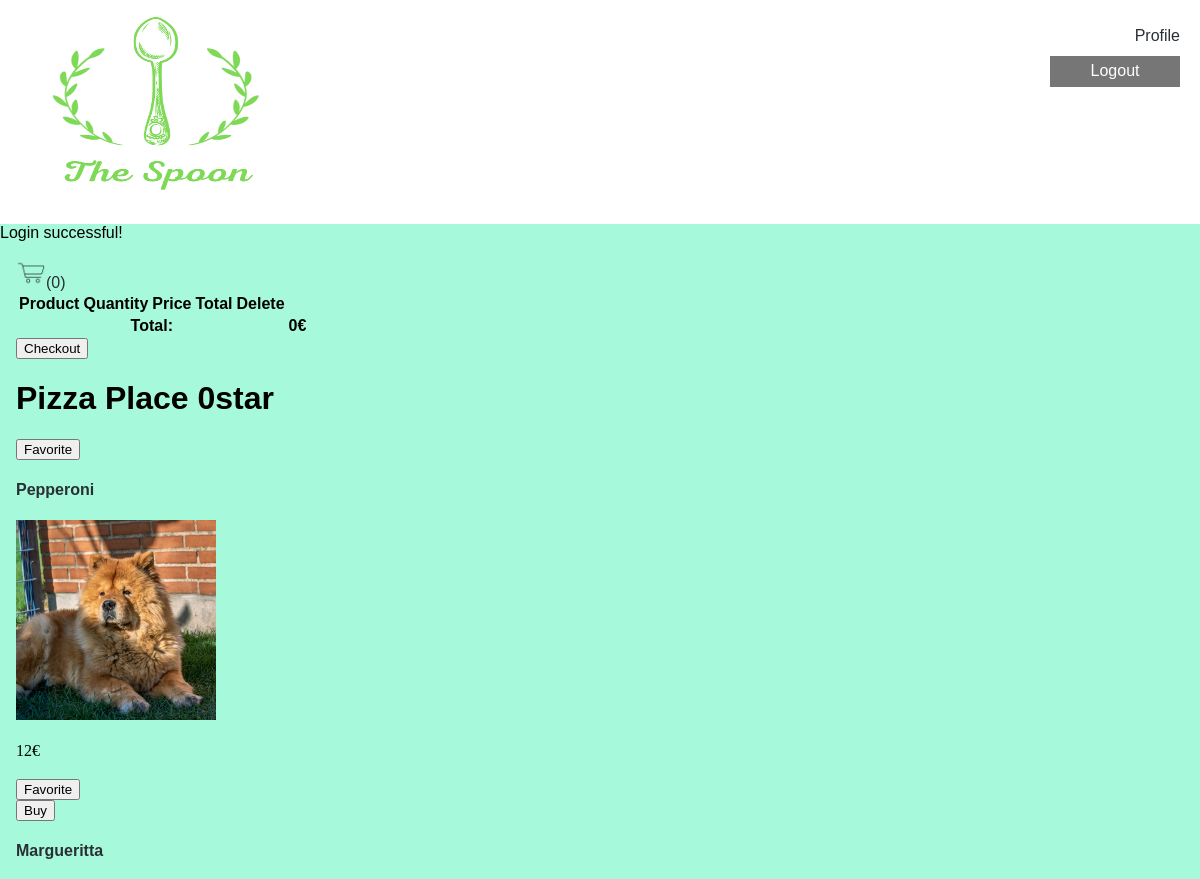
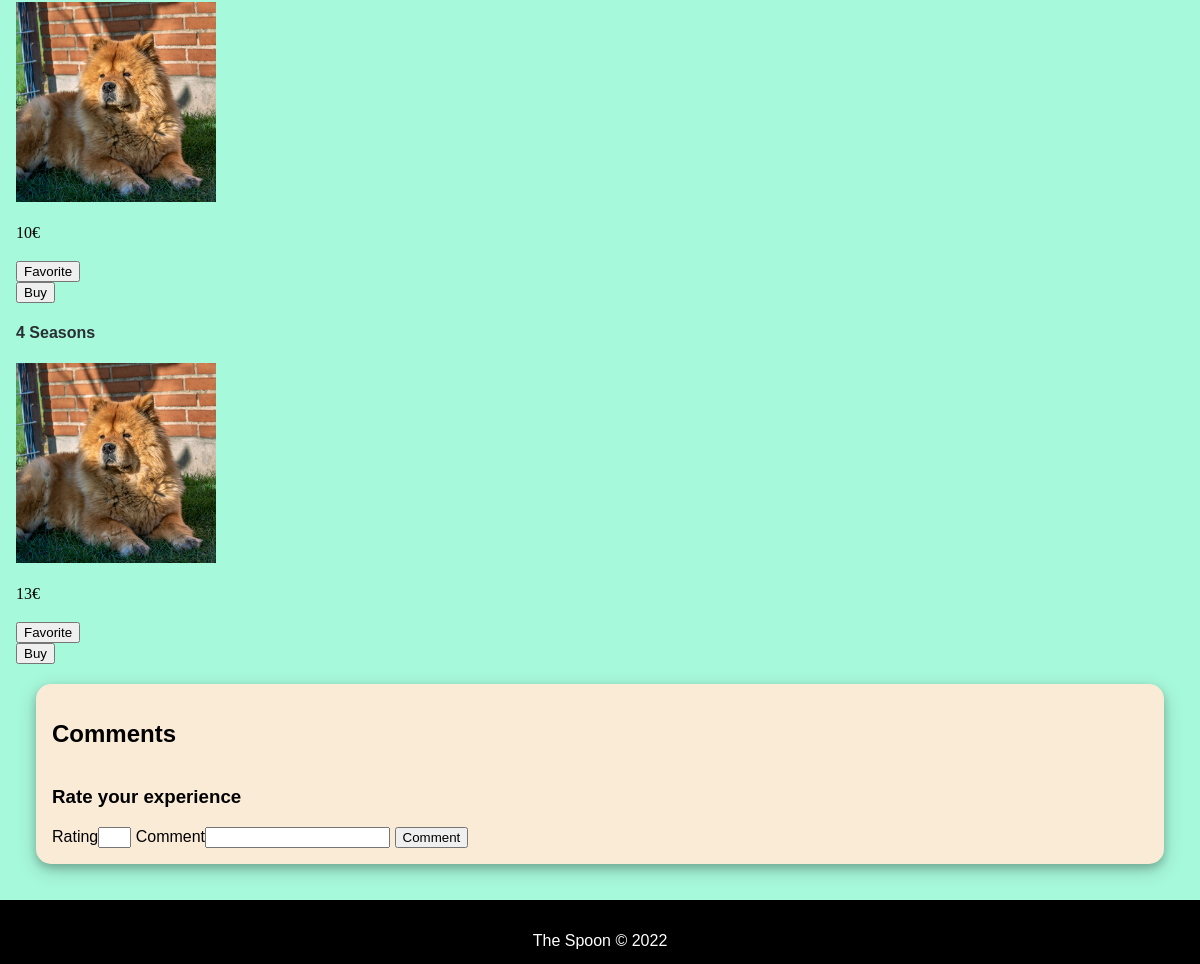
The app's page /pages/restaurant.php?id=26 (signed in) with its own data (2 pictures, top to bottom).
### tables this page shows
CREATE TABLE Restaurant (
	idRestaurant 		INTEGER PRIMARY KEY,
	Name 			VARCHAR NOT NULL,
	idUser		INTEGER NOT NULL 	CONSTRAINT fk_restaurant_iduser REFERENCES User (idUser)
												ON DELETE CASCADE ON UPDATE CASCADE,
	idRestCategory		INTEGER NOT NULL 	CONSTRAINT fk_restaurant_idrestcategory REFERENCES RestCategory (idRestCategory)
												ON DELETE CASCADE ON UPDATE CASCADE,
	Photo			VARCHAR	DEFAULT '',
	Description		VARCHAR DEFAULT '',
	Rating 		REAL NOT NULL,
	idAddress		INTEGER NOT NULL 	CONSTRAINT fk_restaurant_idaddress REFERENCES Address (idAddress)
												ON DELETE CASCADE ON UPDATE CASCADE,
	CONSTRAINT evaluation_rating CHECK ((Rating >= 0) and (Rating <= 5))
);

CREATE TABLE MenuItem (
	idMenuItem	 	INTEGER PRIMARY KEY,
	Name 			VARCHAR 	NOT NULL,
	Price 			INTEGER NOT NULL,
	Photo			VARCHAR	DEFAULT '',
	idMenu			INTEGER NOT NULL 	CONSTRAINT fk_menuitem_idmenu 	REFERENCES Menu (idMenu)
												ON DELETE CASCADE ON UPDATE CASCADE
);

### pages/restaurant.php (called while the page is built, shortened)
<?php
  require_once('../utils/session.php');
  require_once('../database/connection.php');
  require_once('../database/restaurant.class.php');
  require_once('../database/menu.class.php');
  require_once('../database/review.class.php');
  require_once('../templates/common.tpl.php');
  require_once('../templates/restaurant.tpl.php');
  $db = getDatabaseConnection();
  $restaurant = Restaurant::getRestaurant($db, intval($_GET['id']));
  $menu = Menu::getMenu($db, intval($_GET['id']));
  $comments = Review::getReviewsFromRestaurant($db, intval($_GET['id']));
  $user = User::getRestaurantOwner($db, $restaurant->id);
  drawRestaurant($session, $restaurant, $user, $menu, $comments);
?>

### database/restaurant.class.php (called while the page is built, shortened)
<?php
  class Restaurant {
    public function __construct(int $id, string $name, string $description, string $photo, string $street, string $city, string $state, int $postalCode, float $rating) {
      $this->id = $id;
      $this->name = $name;
      $this->rating = $rating;
    }
    static function getRestaurant(PDO $db, int $id) : Restaurant {
      $stmt = $db->prepare('
      SELECT idRestaurant, Name, Description, Photo, Street, City, State, PostalCode, Rating
      FROM Restaurant JOIN Address USING (idAddress)
      WHERE idRestaurant = ?
    ');
      $stmt->execute(array($id));
      $restaurant = $stmt->fetch();
      return new Restaurant(
        (int)$restaurant['idRestaurant'],
        $restaurant['Name'],
        $restaurant['Description'],
        $restaurant['Photo'],
        $restaurant['Street'],
        $restaurant['City'],
        $restaurant['State'],
        (int)$restaurant['PostalCode'],
        (float)$restaurant['Rating']
      );
    }
  }
?>

### utils/session.php (called while the page is built, shortened)
<?php
  class Session {
    public function isLoggedIn() : bool {
      return isset($_SESSION['id']);
    }
    public function getId() : ?int {
      return isset($_SESSION['id']) ? $_SESSION['id'] : null;
    }
  }
?>

### database/menu.class.php (called while the page is built, shortened)
<?php
  class Menu {
    static function getMenu(PDO $db, int $id) : array {
        $stmt = $db->prepare('SELECT idMenuItem, Name, Price, Photo FROM MenuItem JOIN Menu USING (idMenu) WHERE idRestaurant = ?');
        $stmt->execute(array($id));
        $menu = array();
        while ($menuItem = $stmt->fetch()) {
          $menu[] = new MenuItem(
            (int) $menuItem['idMenuItem'],
            $menuItem['Name'],
            (int) $menuItem['Price'],
            $menuItem['Photo']
          );
        }
        return $menu;
    }
  }
  class MenuItem {
    public function __construct(int $id, string $name, int $price, string $photo)
    {
      $this->id = $id;
      $this->name = $name;
      $this->price = $price;
      $this->photo = $photo;
    }
  }
?>

### database/user.class.php (called while the page is built, shortened)
<?php
  class User {
    public function __construct(int $idUser, string $email, string $name, string $street, string $city, string $state, int $postalcode, int $phone, bool $restOwner = false)
    {
      $this->idUser = $idUser;
    }
    static function getUser(PDO $db, int $id): User {
      $stmt = $db->prepare('
        SELECT idUser, Email, Name, Street, City, State, PostalCode, Phone, RestOwner
        FROM User JOIN Address USING (idAddress)
        WHERE idUser = ?
      ');
      $stmt->execute(array($id));
      $user = $stmt->fetch();
      return new User
     (
        (int)$user['idUser'],
        $user['Email'],
        $user['Name'],
        $user['Street'],
        $user['City'],
        $user['State'],
        (int)$user['PostalCode'],
        (int)$user['Phone'],
        (bool)$user['RestOwner']
      );
    }
  }
?>

### database/review.class.php (called while the page is built, shortened)
<?php
  require_once('user.class.php');
  class Review {
    static function getReviewsFromRestaurant(PDO $db, int $id) : array {
      $stmt = $db->prepare('SELECT idEvaluation, Rating, Message, idUser, Comments, idRestaurant  FROM Evaluation WHERE idRestaurant = ?');
      $stmt->execute(array($id));
      $stmt2 = $db->prepare('SELECT idUser, idRestaurant FROM Restaurant WHERE idRestaurant = ?');
      $stmt2->execute(array($id));
      $restOwner = User::getUser($db, intval($stmt2->fetch()['idUser']));
      $reviews = array();
      return $reviews;
    }
  }
?>

### templates/restaurant.tpl.php (the view, shortened to what this page needs)
<?php function drawRestaurant(Session $session, Restaurant $restaurant, User $restOwner, array $menuItems, array $comments) {
  drawName($restaurant);
  if ($session->isLoggedIn() && !isfavoriteR($restaurant)) drawFavorite($restaurant);
  drawItems($session, $restaurant, $menuItems);
  drawComments($session, $restaurant, $restOwner, $comments);
} ?>
<?php function buyItem() { ?>
  <button>Buy</button>
<?php } ?>
<?php function drawComments(Session $session, Restaurant $restaurant, User $restOwner, array $comments) { ?>
  <section class="comment-section" id="comments">
    <h2>Comments</h2>
    <?php if ($session->isLoggedIn() && $session->getId()!=$restOwner->idUser) { ?>
    <form action="../actions/action_comment.php" method="post" id="comment-<?= $session->getId() ?>">
      <h3>Rate your experience</h3>
      <label>Rating<input type="number" name="rating" min="1" max="5" required></label>
      <label>Comment<input type="text" name="comment" value=""></label>
      <button type="submit">Comment</button>
    </form>
    <?php } ?>
  </section>
<?php } ?>
<?php function drawName(Restaurant $restaurant) { ?>
  <h1><?=$restaurant->name?> <?=$restaurant->rating?>star</h1>
<?php } ?>
<?php function drawItems(Session $session, Restaurant $restaurant, array $menuItems) { ?>
  <section id="menuItems">
    <?php foreach ($menuItems as $menuItem) { ?>
      <article data-id="<?=$menuItem->id?>">
        <a href="item.php?id=<?=$menuItem->id?>">
        <h4><?=$menuItem->name?></h4>
        <img src=<?=$menuItem->photo?> alt="item image" width="200" height="200"></a>
        <p class="price" price="<?=$menuItem->price?>"><?=$menuItem->price?>€</p>
        <?php
          if ($session->isLoggedIn() && !isfavorite($menuItem)) favorite($menuItem);
        ?>
        <?php
          if ($session->isLoggedIn()) buyItem();
          else openRegForm2();
        ?>
      </article>
    <?php } ?>
  </section>
<?php } ?>
<?php function isfavorite(MenuItem $item) {
  require_once('../utils/session.php');
  $session = new Session();
  $db = getDatabaseConnection();
  $stmt = $db->prepare(
    'SELECT *
    FROM    ItemFavorite
    WHERE   idMenuItem = ? AND idUser = ?'
  );
  $stmt->execute(array($item->id, $session->getId()));
  $favorite = $stmt->fetch();
  return $favorite;
} ?>
<?php function isfavoriteR(Restaurant $restaurant) {
  require_once('../utils/session.php');
  $session = new Session();
  $db = getDatabaseConnection();
  $stmt = $db->prepare(
    'SELECT *
    FROM    RestFavorite
    WHERE   idRestaurant = ? AND idUser = ?'
  );
  $stmt->execute(array($restaurant->id, $session->getId()));
  $favorite = $stmt->fetch();
  return $favorite;
} ?>
<?php function favorite(MenuItem $item) { ?>
  <section>
    <form action="../actions/action_item_favorite.php?id=<?=$item->id?>" method="post" enctype="multipart/form-data">
      <button type="submit">Favorite</button>
    </form>
  </section>
<?php } ?>
<?php function drawFavorite(Restaurant $restaurant) { ?>
  <section>
    <form action="../actions/action_rest_favorite.php?id=<?=$restaurant->id?>" method="post" enctype="multipart/form-data">
      <button type="submit">Favorite</button>
    </form>
  </section>
<?php } ?>

### css/style.css (style rules this page uses)
input[type=number] { -moz-appearance: textfield; }
a:not(.loginLink), a:not(.registerLink) { text-decoration: none; color: #2a2f33; }
body { font-family: "Poppins", sans-serif; }
p { font-family: "Lora", serif; line-height: 1.4em; }
.comment-section { background-color: antiquewhite; box-shadow: 0 4px 8px 0 rgba(0, 0, 0, 0.2), 0 6px 20px 0 rgba(0, 0, 0, 0.19); }

### css/layout.css (style rules this page uses)
* { -webkit-box-sizing: border-box; -moz-box-sizing: border-box; box-sizing: border-box; }
body { background-color: #a7f9db; margin: 0 auto; display: flex; min-height: 100vh; flex-direction: column; }
.comment-section { display: flex; flex-direction: column; margin: 20px; border-radius: 15px; padding: 16px; }

### records on screen
restaurant: Name "Pizza Place", Rating "0"
menuitem: Name "Pepperoni", Photo (picture), Price "12"
menuitem: Name "Margueritta", Photo (picture), Price "10"
menuitem: Name "4 Seasons", Photo (picture), Price "13"

### other values on screen
$messsage['text'] "Login successful!"
